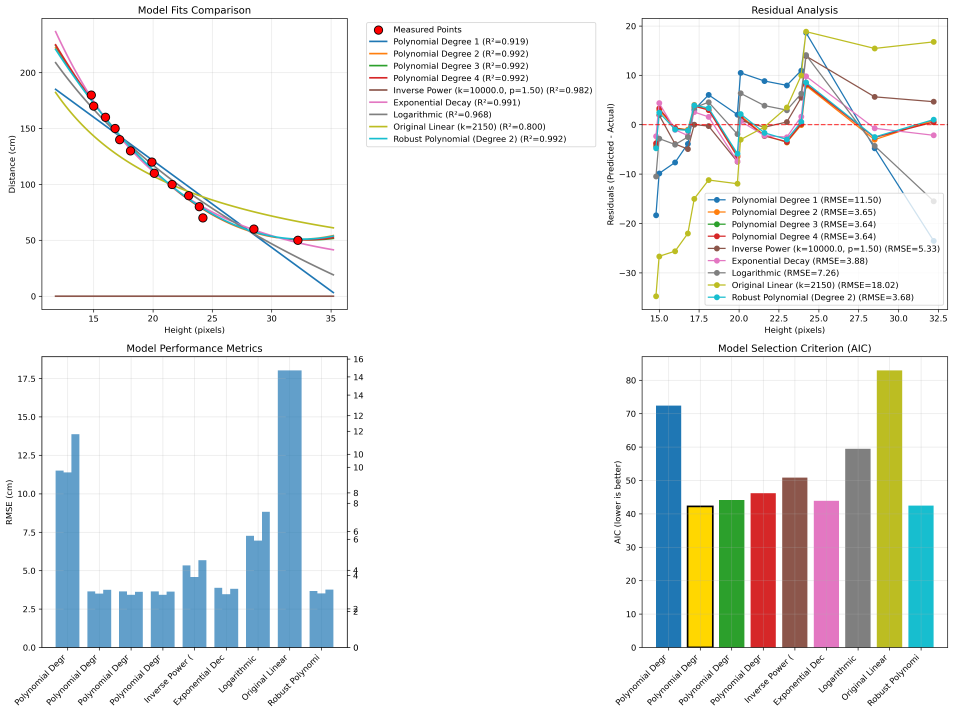
#> input picture mirela_sdk/mirela_sdk/image_processing/distance/model_comparison.png, 4768 x 3569 px, given in place of the camera (shown at 1/5 size)
$ python line_detector.py
#> lines starting #> are read from the running program, lines starting #| are printed output that depends on the picture; after the words box and inside, x2 and y2 are one past the last pixel; in counts of white or black regions, pixels touching at a corner belong together
### nectar/nectar/vision/algorithms/color/color_detector.py
import json
from enum import Enum, auto
from pathlib import Path
from typing import Optional, Union

import cv2
import numpy as np

PathLike = Union[str, Path]


def default_calibration_path() -> Path:
    """User config file: ``~/.config/nectar/color_calibration.json``."""
    return Path.home() / ".config" / "nectar" / "color_calibration.json"


def resolve_calibration_path(path: Optional[PathLike] = None) -> Path:
    """Return ``path`` if set, otherwise :func:`default_calibration_path`."""
    if path is None or (isinstance(path, str) and not path.strip()):
        return default_calibration_path()
    return Path(path).expanduser()


def load_calibration_data(path: PathLike) -> dict:
    """Load the calibration JSON. Raises ``ValueError`` if missing or invalid."""
    path = Path(path)
    if not path.exists():
        raise ValueError(f"Color calibration file not found: {path}")
    try:
        with open(path, encoding="utf-8") as file:
#> (reads nectar/nectar/vision/algorithms/color/color_calibration.json from the repository)
#> in main, frame is the input picture: shape (3569, 4768, 3); mean B, G, R 236.7, 237.7, 235.7
            return json.load(file)
    except json.JSONDecodeError:
        raise ValueError("Invalid JSON format in color calibration file") from None


# [6 lines left out: function save_calibration_data, not called in this run]


class ColorSpace(Enum):
    """
    Supported color spaces for detection.

    Attributes
    ----------
    HSV : auto
        Hue-Saturation-Value color space.
    LAB : auto
        CIELAB color space (L*a*b*).
    """

    HSV = auto()
    LAB = auto()


class ColorDetector:
    """
    Detect and filter colors from images using configurable color spaces.

    Supports two modes:
    - "track": Interactive trackbar-based calibration
    - "preset": Load pre-calibrated values from JSON file

    Parameters
    ----------
    mode : str, default="track"
        Operation mode ("track" or "preset").
    color : str, optional
        Color name to load from calibration file (required for "preset" mode).
    color_space : ColorSpace, default=ColorSpace.HSV
        Color space for detection.
    file_path : str or Path, optional
        Calibration JSON. Empty or omitted uses
        ``~/.config/nectar/color_calibration.json``.

    Attributes
    ----------
    mask : np.ndarray
        Binary mask of detected color regions.
    result : np.ndarray
        Original image with non-matching regions masked out.
    color_values : list
        Current color range as [[min], [max]].
    """

    def __init__(
        self,
        mode: str = "track",
        color: str = None,
        color_space: ColorSpace = ColorSpace.HSV,
        file_path: Optional[PathLike] = None,
    ):
        self.mode = mode
        self.mask = self.result = None
        self.color_space = color_space
        self.file_path = str(resolve_calibration_path(file_path))

        self.color_space_config = {
            ColorSpace.HSV: {
                "convert_func": cv2.COLOR_BGR2HSV,
                "ranges": [[0, 0, 0], [179, 255, 255]],
                "trackbar_names": [
                    "Hue Min",
                    "Hue Max",
                    "Sat Min",
                    "Sat Max",
                    "Val Min",
                    "Val Max",
                ],
                "trackbar_maxes": [179, 179, 255, 255, 255, 255],
            },
            ColorSpace.LAB: {
                "convert_func": cv2.COLOR_BGR2LAB,
                "ranges": [[0, 0, 0], [255, 255, 255]],
                "trackbar_names": [
                    "L Min",
                    "L Max",
                    "A Min",
                    "A Max",
                    "B Min",
                    "B Max",
                ],
                "trackbar_maxes": [255, 255, 255, 255, 255, 255],
            },
        }

        if self.mode == "track":
            print(f"Create Trackbars for {self.color_space.name} color space")
        elif self.mode == "preset":
            self._color_values = None
            self.color_values = self.get_color_values(color)

    @property
    def color_values(self):
        """Current color range values [[min1, min2, min3], [max1, max2, max3]]."""
        return self._color_values

    @color_values.setter
    def color_values(self, values: list):
        """
        Set color range values with validation.

        Parameters
        ----------
        values : list
            Color range as [[min1, min2, min3], [max1, max2, max3]].

        Raises
        ------
        ValueError
            If values format is invalid.
        """
        try:
            config = self.color_space_config[self.color_space]
            values = np.clip(values, config["ranges"][0], config["ranges"][1])
        except Exception:
            raise ValueError("Invalid attribute format. Expected [[x, x, x], [x, x, x]]")
        else:
            self._color_values = values

    def empty(self, a):
        """Trackbar callback placeholder."""
        pass

    # [43 lines left out: functions initTrackbars, getTrackValues, not called in this run]

    def filterColor(self, img: np.ndarray) -> None:
        """
        Filter image to isolate pixels within color range.

        Applies color space conversion, thresholding, and morphological
        operations to create a clean binary mask.

        Parameters
        ----------
        img : np.ndarray
            Input BGR image.

        Notes
        -----
        Updates self.mask and self.result attributes.
        """
        converted_img = cv2.cvtColor(img, self.color_space_config[self.color_space]["convert_func"])
#> converted_img: shape (3569, 4768, 3); mean H, S, V 7.2, 16.5, 242.7

        if self.mode == "track":
            self.color_values = self.getTrackValues()

        mask = cv2.inRange(
            converted_img,
            np.array(self.color_values[0]),
            np.array(self.color_values[1]),
        )
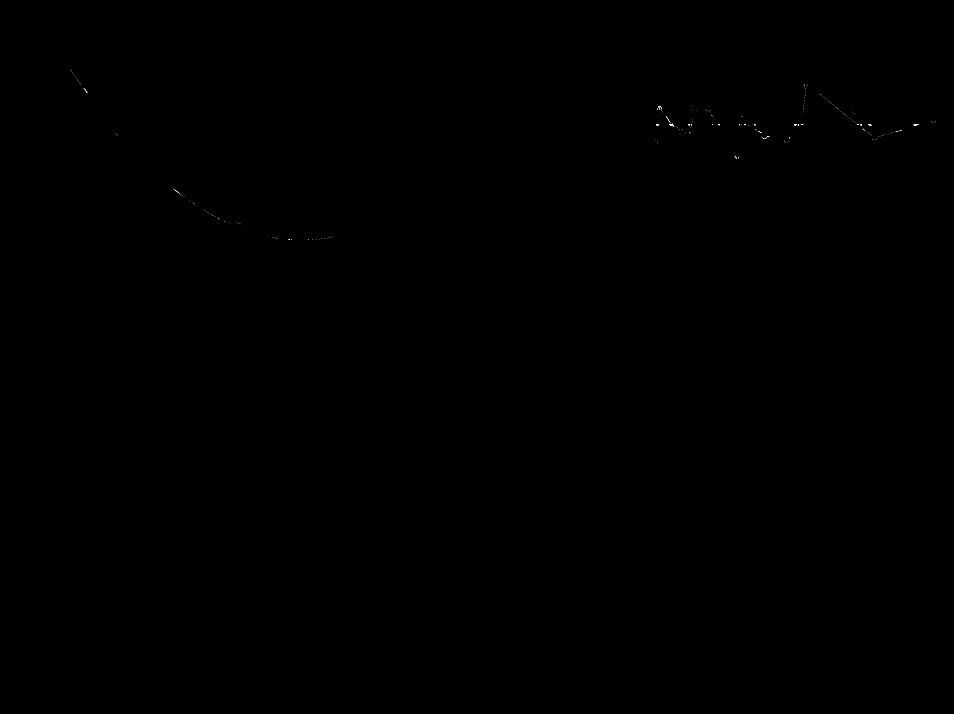
#> mask: shape (3569, 4768) (shown at 1/5 size); 0.01% white; 311 white regions (297 under 20 px), largest, box (x1, y1, x2, y2) and area: (3346, 619, 3371, 634) 101, (4568, 620, 4591, 626) 98, (4340, 620, 4358, 626) 68

        mask = cv2.dilate(mask, np.ones((11, 11), np.uint8), iterations=1)
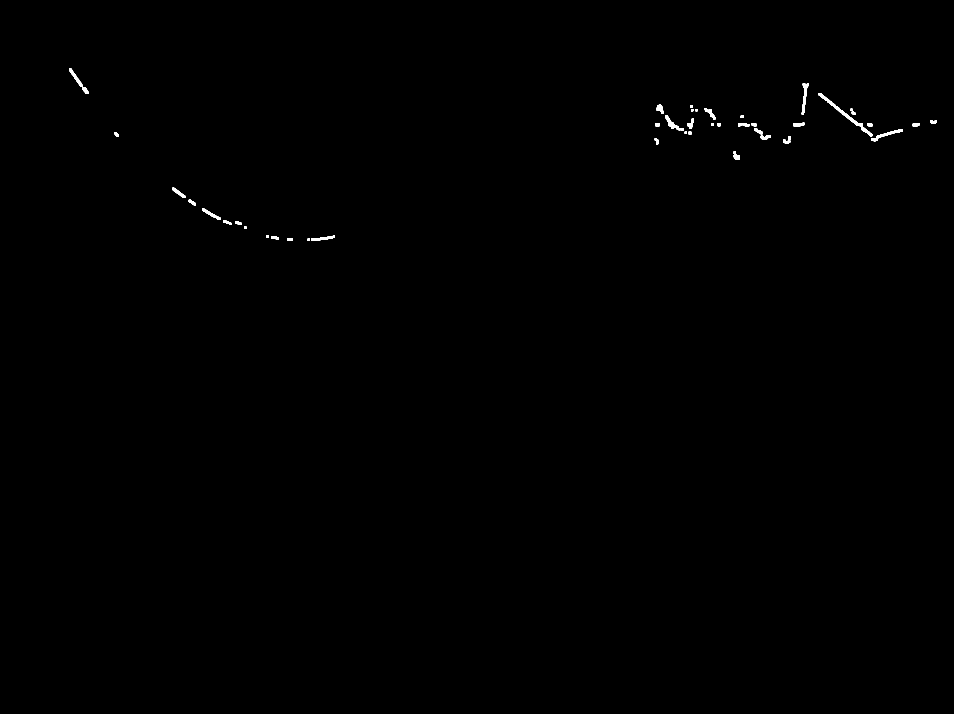
#> mask: shape (3569, 4768) (shown at 1/5 size); 0.18% white; 51 white regions, largest, box (x1, y1, x2, y2) and area: (4092, 465, 4313, 632) 3473, (4009, 417, 4045, 573) 2046, (4357, 647, 4515, 706) 2039
        mask = cv2.erode(mask, np.ones((7, 7), np.uint8), iterations=1)
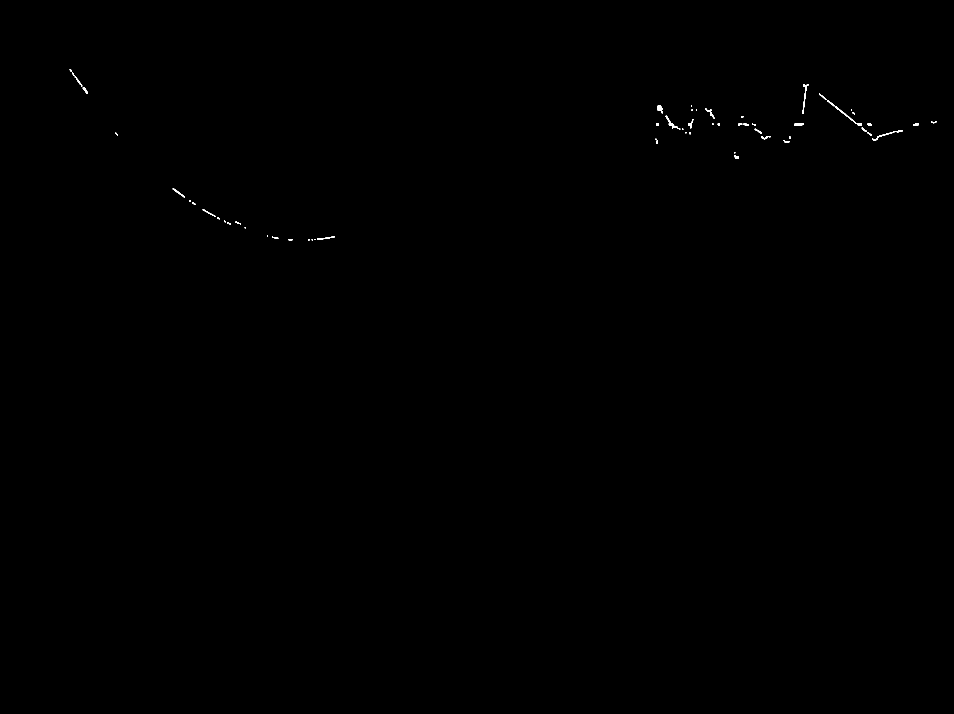
#> mask: shape (3569, 4768) (shown at 1/5 size); 0.07% white; 66 white regions, largest, box (x1, y1, x2, y2) and area: (4012, 420, 4042, 570) 846, (4177, 533, 4310, 629) 803, (3329, 579, 3401, 648) 777
        mask = cv2.morphologyEx(mask, cv2.MORPH_DILATE, np.ones((8, 8), np.uint8))
#> mask: shape (3569, 4768); 0.2% white; 49 white regions, largest, box (x1, y1, x2, y2) and area: (4092, 465, 4314, 633) 3862, (4357, 647, 4516, 707) 2264, (4009, 417, 4046, 574) 2253
        _, mask = cv2.threshold(mask, 128, 255, cv2.THRESH_BINARY)

        self.result = cv2.bitwise_and(img, img, mask=mask)
        self.mask = mask

    def get_color_values(self, color_name: str) -> list:
        """
        Load color values from calibration JSON file.

        Parameters
        ----------
        color_name : str
            Name of the color to retrieve.

        Returns
        -------
        list
            Color range as [[min1, min2, min3], [max1, max2, max3]].

        Raises
        ------
        ValueError
            If file not found, color not defined, or invalid JSON.
        """
        colors_data = load_calibration_data(self.file_path)

        if color_name not in colors_data:
            raise ValueError(f"Color '{color_name}' not defined in calibration file")

        if self.color_space.name not in colors_data[color_name]:
            raise ValueError(
                f"Color '{color_name}' does not have {self.color_space.name} values defined"
            )

        return colors_data[color_name][self.color_space.name]

    # [25 lines left out: function saveColorValues, not called in this run]

### nectar/nectar/vision/algorithms/line/line_detector.py
#!/usr/bin/env python3
import math
from abc import ABC, abstractmethod
from typing import Tuple

import cv2
import numpy as np

from nectar.vision.algorithms.color.color_detector import ColorDetector, ColorSpace


# [4 lines left out: function _largest_contour, not called in this run]


class ILineEstimationMethod(ABC):
    """
    Abstract interface for line estimation strategies.

    All estimation methods must implement the estimate() method
    to detect lines from binary masks.
    """

    # [115 lines left out: functions estimate, calc_width_height, not called in this run]


class HoughLinesP(ILineEstimationMethod):
    """
    Probabilistic Hough transform line detection.

    Uses cv2.HoughLinesP combined with cv2.fitLine for robust
    line estimation from multiple detected segments.
    """

    # [88 lines left out: function estimate, not called in this run]


class RotatedRect(ILineEstimationMethod):
    """
    Minimum area rotated rectangle detection.

    Fits a rotated rectangle to the largest contour for
    line orientation estimation.
    """

    # [82 lines left out: function estimate, not called in this run]


class FitEllipse(ILineEstimationMethod):
    """
    Ellipse fitting line detection.

    Fits an ellipse to the detected contour for curved
    line estimation.
    """

    # [81 lines left out: function estimate, not called in this run]


class AdaptiveHoughLinesP(ILineEstimationMethod):
    """
    Adaptive Hough transform with dynamic parameter tuning.

    Automatically adjusts threshold and line length parameters
    based on image characteristics.
    """

    # [103 lines left out: function estimate, not called in this run]


class RansacLine(ILineEstimationMethod):
    """
    RANSAC-based robust line fitting.

    Uses contour points with line fitting for outlier-resistant
    line detection.
    """

    # [118 lines left out: functions _fit_line_ransac, estimate, not called in this run]


class LineDetector:
    """
    High-level line detector with color filtering.

    Combines color detection with line estimation methods
    for detecting colored lines in images.

    Parameters
    ----------
    color : str, optional
        Color name to detect (must exist in calibration file).
        If None, uses external_mask for detection.
    estimation_method : ILineEstimationMethod, default=HoughLinesP
        Strategy class for line estimation.
    color_space : ColorSpace, optional
        Color space for detection (HSV or LAB).
    file_path : str or Path, optional
        Calibration JSON passed to ``ColorDetector``. Empty or omitted uses
        ``~/.config/nectar/color_calibration.json``.

    Attributes
    ----------
    color_detector : ColorDetector
        Instance for color filtering.
    estimation_method : ILineEstimationMethod
        Active estimation strategy.
    prev_angle : float
        Previous angle for exponential smoothing.
    external_mask : np.ndarray
        External binary mask to use instead of color detection.
    """

    # [33 lines left out: functions __init__, external_mask, not called in this run]

    @external_mask.setter
    def external_mask(self, mask: np.ndarray) -> None:
        self._external_mask = mask

    # [166 lines left out: functions set_text_positions, detect_line, main, not called in this run]
#> in estimate, `lines = cv2.HoughLinesP( img_detect, rho=1, theta=np.pi / 180, thresho..`: lines = None
#> in estimate, `lines = cv2.HoughLinesP( img_detect, rho=1, theta=np.pi / 180, thresho..`: img_detect: shape (400, 400); every value is 0
#> in calc_width_height, `contours, _ = cv2.findContours(mask, cv2.RETR_EXTERNAL, cv2.CHAIN_APPR..`: contours = []
#> in estimate, `width, height, x, y, w, h, rotated_box = calc_width_height(img_detect)`: width = 0
        except TypeError:
            estimated = self.estimation_method.estimate(region, img, offset, draw)
        center_x, center_y, angle, width, height, x, y, w, h = estimated[:9]
        rotated_box = estimated[9] if len(estimated) > 9 else None

        # angle smoothing, exponential moving average
        alpha = 0.1
        if not math.isnan(angle):
            if not math.isnan(self.prev_angle):
                angle = alpha * angle + (1 - alpha) * self.prev_angle
            self.prev_angle = angle

        if draw:
            text_color = draw_color if draw_color is not None else (0, 0, 255)
            cv2.putText(
                img,
                f"Angle: {angle:.2f}",
                self.text_positions["angle"],
                cv2.FONT_HERSHEY_SIMPLEX,
                0.5,
                text_color,
                1,
            )

            cv2.putText(
                img,
                f"Center X: {center_x:.2f}",
                self.text_positions["center_x"],
                cv2.FONT_HERSHEY_SIMPLEX,
                0.5,
                text_color,
                1,
            )

            if hasattr(self, "color") and self.color:
                cv2.putText(
                    img,
                    f"Color: {self.color}, {self.color_space.name}",
                    self.text_positions["color"],
                    cv2.FONT_HERSHEY_SIMPLEX,
                    0.5,
                    text_color,
                    1,
                )

            if w > 0 and h > 0:
                if rotated_box is not None:
                    cv2.drawContours(
                        img,
                        [rotated_box + np.array([offset[0], offset[1]])],
                        0,
                        (0, 255, 255),
                        2,
                    )
                else:
                    cv2.rectangle(
                        img,
                        (x + offset[0], y + offset[1]),
                        (x + w + offset[0], y + h + offset[1]),
                        (0, 255, 255),
                        2,
                    )

        return img, region, center_x, center_y, angle, width, height


def main():
    """Demo function for line detection."""
    color = "teste"
    line_detector = LineDetector(color, HoughLinesP)

    cap = cv2.VideoCapture(0)

    while True:
        ret, frame = cap.read()

        if not ret:
            break

        result, region, center_x, center_y, angle, width, height = line_detector.detect_line(
            frame, region=(400, 400)
        )
#> in detect_line, `estimated = self.estimation_method.estimate(region, img, offset, draw,..`: estimated = 10 items, first 6: nan, nan, nan, 0, 0, 0
#> in detect_line, `center_x, center_y, angle, width, height, x, y, w, h = estimated[:9]`: center_x = nan; width = 0

        print(f"Angle: {angle:.2f}, Width: {width:.2f}, Height: {height:.2f}")

        cv2.imshow("Line Detection", result)
        cv2.imshow("Mask", region)
        if cv2.waitKey(1) == ord("q"):
            break

    cap.release()
    cv2.destroyAllWindows()


if __name__ == "__main__":
    main()
#> in main, `result, region, center_x, center_y, angle, width, height = line_detect..`: center_x = nan; width = 0
#| Angle: nan, Width: 0.00, Height: 0.00
#> (key q is pressed here)
